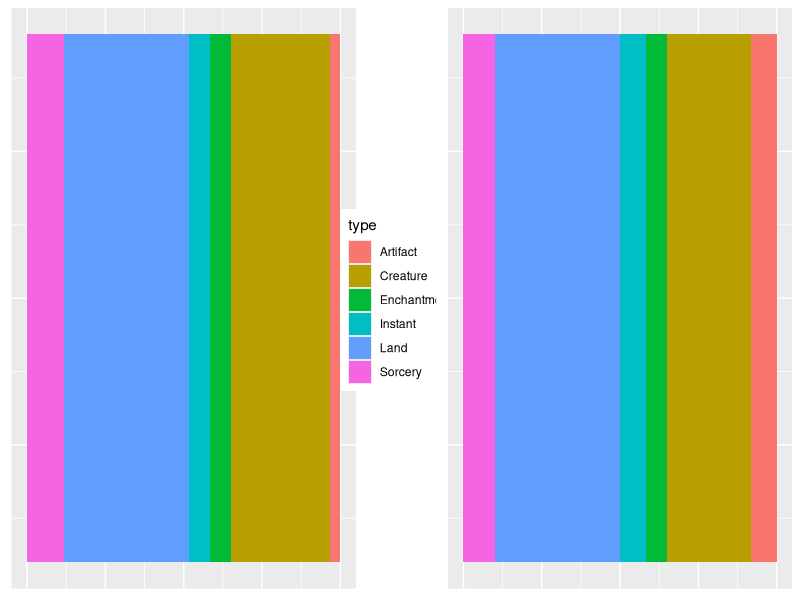
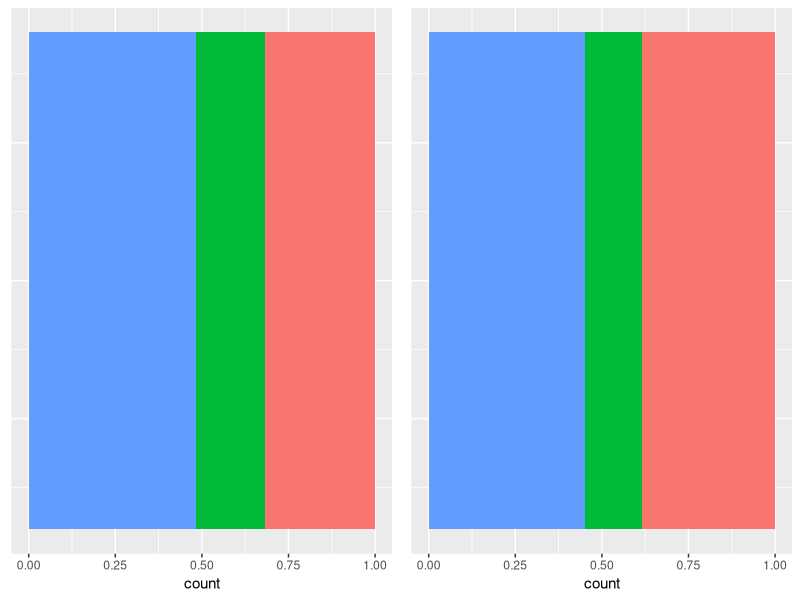
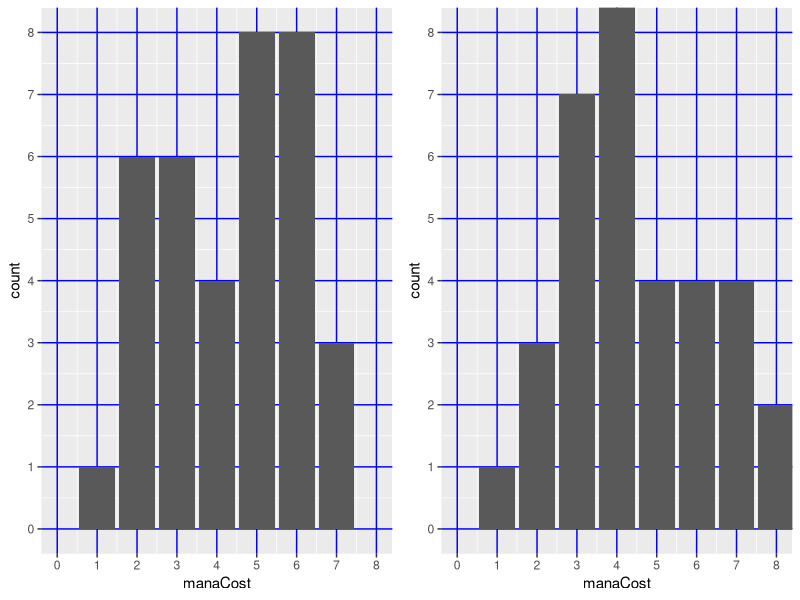
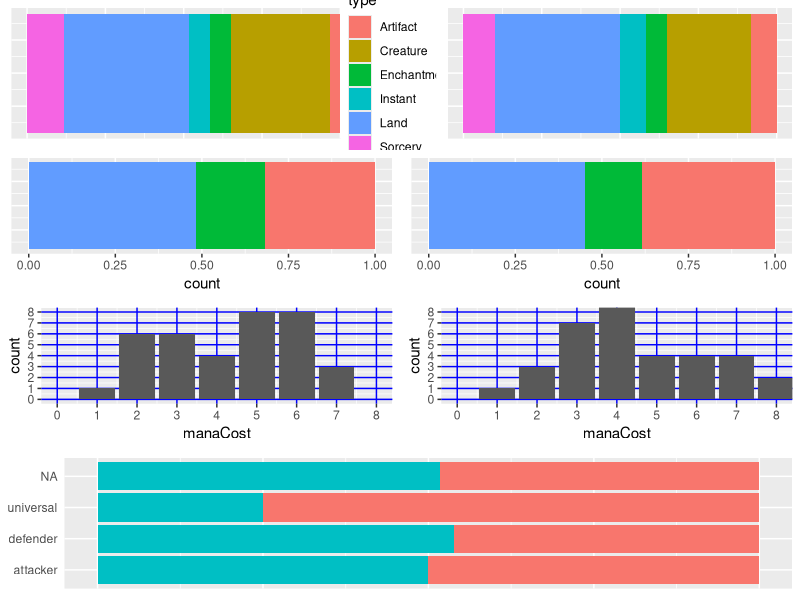

These charts were generated, in order, by the following R code:
library(ggplot2)
library(grid)
library(gridExtra)

generateDeck <- function(deckIndex){
manaCost <-   c(sample(c(NA), 24, replace=T),ceiling(abs(rnorm(36, 3.5, 2))))

cards <- data.frame(manaCost)
cards$deckIndex <- factor(deckIndex)

cards$attack <- rep(NA, nrow(cards))
cards$type <- c(sample(c(NA), 24, replace=T),runif(36))
cards$type[is.na(cards$type)] <- "Land"
cards$type[cards$type < 0.45] <- "Creature"
cards$type[cards$type < 0.60] <- "Instant"
cards$type[cards$type < 0.75] <- "Sorcery"
cards$type[cards$type < 0.90] <- "Enchantment"
cards$type[cards$type < 1.01] <- "Artifact"

#ggplot(cards) + geom_bar(mapping = aes(x=1, fill = type), position = "fill") +  coord_polar(theta = "y")

cards$attack <- rep(NA, nrow(cards))
cards$attack[cards$type == "Creature"] <- sample(1:5, replace=TRUE, size=length(cards$attack[cards$type == "Creature"]))
cards$defence <- rep(NA, nrow(cards))
cards$defence[cards$type == "Creature"] <- sample(1:5, replace=TRUE, size=length(cards$defence[cards$type == "Creature"]))

ratios = cards$attack/cards$defence
cards$battleType <- rep(NA, nrow(cards))
cards$battleType[ratios < 1] <- "defender"
cards$battleType[ratios == 1] <- "universal"
cards$battleType[ratios > 1] <- "attacker"

colors <- c("red", "blue", "green")
colorsProbs <- c(1, 1, 0.5)

cards$color <- sample(colors, 60, replace = TRUE, colorsProbs)

cards[order(cards$type),] 
}

themeNoLabels = theme(axis.title.x=element_blank(),
                      axis.text.x=element_blank(),
                      axis.ticks.x=element_blank(),
                      axis.title.y=element_blank(),
                      axis.text.y=element_blank(),
                      axis.ticks.y=element_blank())

typePlot <- function(deck) {
  ggplot(deck) +
    geom_bar(mapping = aes(x=1, fill = type), position = "fill") +
    coord_flip() +
    themeNoLabels
}

colorPlot <- function(deck){
  ggplot(deck, aes(x=1, fill=color)) +
    geom_bar(position="fill") +
    guides(fill = FALSE) +
    coord_flip() +
    scale_y_continuous() +
    theme(axis.title.y=element_blank(),
          axis.text.y=element_blank(),
          axis.ticks.y=element_blank())
}

costBarPlot <- function(deck){
  ggplot(deck[!is.na(deck$manaCost),], aes(x=manaCost, fill=manaCost)) +
    geom_bar() +
    coord_cartesian(xlim = c(0, maxCost), ylim = c(0, maxCost)) +
    scale_x_continuous(breaks=0:maxCost) +
    scale_y_continuous(breaks=0:maxCount) +
    theme(panel.grid.major = element_line(colour = "blue"))
}

creatureTypes <- function(desks){
  ggplot(decks,aes(x=battleType, fill = deckIndex)) + coord_flip()+ geom_bar(position="fill")
}

getLegend <- function(a.gplot) {
  tmp <- ggplot_gtable(ggplot_build(a.gplot))
  leg <- which(sapply(tmp$grobs, function(x) x$name) == "guide-box")
  legend <- tmp$grobs[[leg]]
  legend
}

deck1 = generateDeck(1)
deck2 = generateDeck(2)
decks <- rbind(deck1,deck2)

typeLegend <- getLegend(typePlot(decks))
#colorLegend <- getLegend(costBarPlot(decks))

maxCost = max(decks$manaCost, na.rm=T)
maxCount = max(max(hist(deck1$manaCost, plot=FALSE)$counts), max(hist(deck2$manaCost, plot=FALSE)$counts))

t1 = typePlot(deck1) + theme(legend.position="none")
c1 = colorPlot(deck1) + theme(legend.position="right")
cost1 = costBarPlot(deck1)

t2 = typePlot(deck2) + theme(legend.position="none")
c2 = colorPlot(deck2)
cost2 = costBarPlot(deck2) + coord_cartesian(xlim = c(0, maxCost), ylim = c(0, maxCost))

balancePlot <- creatureTypes(decks) + themeNoLabels + theme(legend.position="none") + theme(axis.text.y=element_text())

#p1 = multiplot(t1,c1,cost1, layout= matrix(c(1,3,2,3), nrow=2))
#p2 = multiplot(t2,c2,cost2, layout= matrix(c(1,3,2,3), nrow=2))
#multiplot(p1,p2)
#multiplot(t1, t2, c1, c2 ,cost1, cost2, balancePlot, layout= matrix(c(1,2,3,4,5,6,7,7), nrow=4, byrow = T))
row1 <- grid.arrange(t1, typeLegend, t2, nrow = 1, widths = c(10, 2, 10))
row2 <- grid.arrange(c1, c2, nrow = 1)
row3 <- grid.arrange(cost1, cost2, nrow = 1)
row4 <- balancePlot
grid.arrange(row1, row2, row3, row4, ncol = 1)
